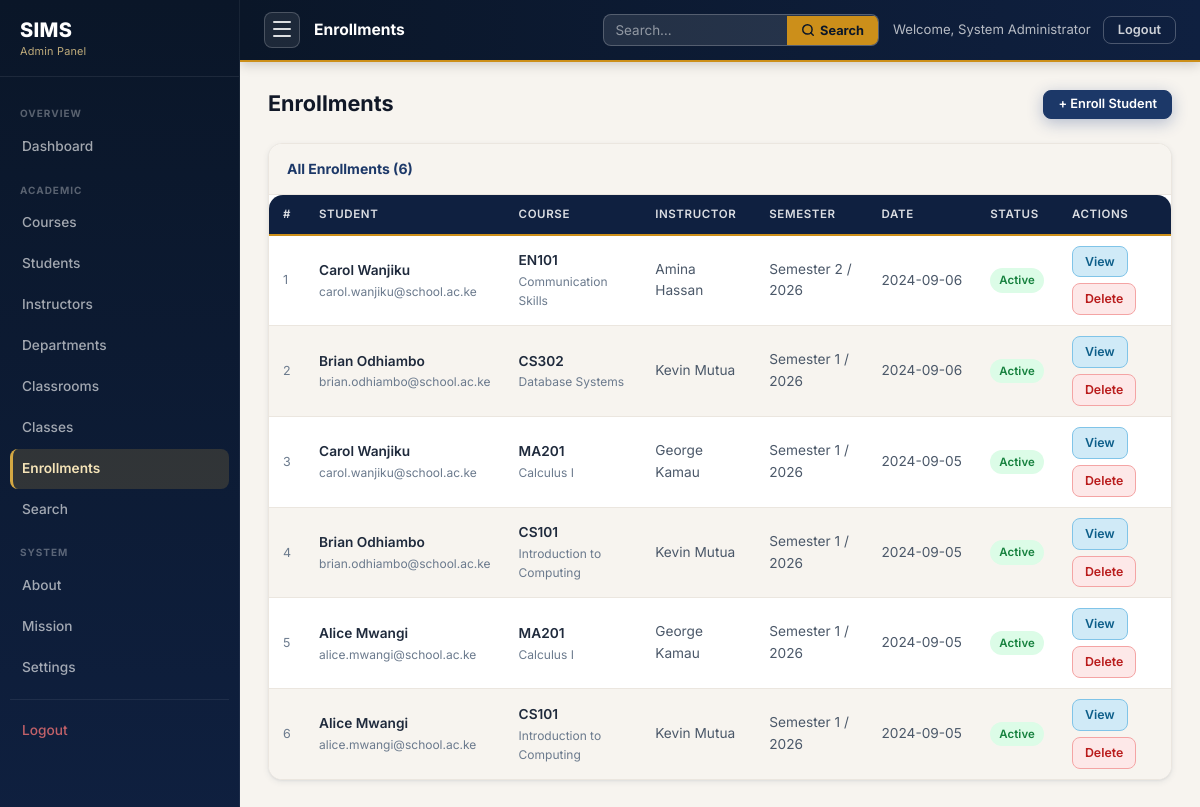
Page /enrollments.php (signed in) on the committed database.
### tables this page shows
CREATE TABLE enrollments (
    enrollment_id   INT        NOT NULL AUTO_INCREMENT,
    student_id      INT        NOT NULL,
    class_id        INT        NOT NULL,
    enrollment_date DATE       NOT NULL,
    status          VARCHAR(20) NOT NULL DEFAULT 'Active'
                        COMMENT 'Active | Withdrawn | Completed',

    CONSTRAINT pk_enrollments  PRIMARY KEY (enrollment_id),
    CONSTRAINT uq_enrollment   UNIQUE (student_id, class_id),
    CONSTRAINT fk_enroll_student
        FOREIGN KEY (student_id)
        REFERENCES students(student_id)
        ON DELETE CASCADE
        ON UPDATE CASCADE,
    CONSTRAINT fk_enroll_class
        FOREIGN KEY (class_id)
        REFERENCES classes(class_id)
        ON DELETE CASCADE
        ON UPDATE CASCADE
);

CREATE TABLE students (
    student_id     INT          NOT NULL AUTO_INCREMENT,
    reg_number     VARCHAR(20)  NOT NULL,
    first_name     VARCHAR(100) NOT NULL,
    last_name      VARCHAR(100) NOT NULL,
    email          VARCHAR(150) NOT NULL,
    phone          VARCHAR(20)  DEFAULT NULL,
    date_of_birth  DATE         DEFAULT NULL,
    gender         VARCHAR(10)  DEFAULT NULL COMMENT 'e.g. Male, Female, Other',
    admission_date DATE         NOT NULL,

    CONSTRAINT pk_students      PRIMARY KEY (student_id),
    CONSTRAINT uq_student_email UNIQUE (email),
    CONSTRAINT uq_reg_number    UNIQUE (reg_number)
);

CREATE TABLE courses (
    course_id     INT          NOT NULL AUTO_INCREMENT,
    department_id INT          NOT NULL,
    course_code   VARCHAR(20)  NOT NULL,
    course_name   VARCHAR(200) NOT NULL,
    description   TEXT         DEFAULT NULL,
    credits       TINYINT      NOT NULL DEFAULT 3,
    level         VARCHAR(20)  NOT NULL DEFAULT 'Undergraduate'
                      COMMENT 'e.g. Undergraduate, Postgraduate',

    CONSTRAINT pk_courses     PRIMARY KEY (course_id),
    CONSTRAINT uq_course_code UNIQUE (course_code),
    CONSTRAINT fk_course_dept
        FOREIGN KEY (department_id)
        REFERENCES departments(department_id)
        ON DELETE RESTRICT
        ON UPDATE CASCADE
);

CREATE TABLE classes (
    class_id      INT        NOT NULL AUTO_INCREMENT,
    course_id     INT        NOT NULL,
    instructor_id INT        NOT NULL,
    classroom_id  INT        DEFAULT NULL COMMENT 'NULL for online classes',
    semester      VARCHAR(20) NOT NULL    COMMENT 'e.g. Semester 1, Semester 2',
    academic_year YEAR        NOT NULL,
    schedule_day  VARCHAR(50) NOT NULL    COMMENT 'e.g. Monday / Wednesday',
    start_time    TIME        NOT NULL,
    end_time      TIME        NOT NULL,
    max_students  SMALLINT    NOT NULL DEFAULT 40,

    CONSTRAINT pk_classes        PRIMARY KEY (class_id),
    CONSTRAINT uq_class_offering UNIQUE (course_id, instructor_id, semester, academic_year),
    CONSTRAINT fk_class_course
        FOREIGN KEY (course_id)
        REFERENCES courses(course_id)
        ON DELETE RESTRICT
        ON UPDATE CASCADE,
    CONSTRAINT fk_class_instructor
        FOREIGN KEY (instructor_id)
        REFERENCES instructors(instructor_id)
        ON DELETE RESTRICT
        ON UPDATE CASCADE,
    CONSTRAINT fk_class_classroom
        FOREIGN KEY (classroom_id)
        REFERENCES classrooms(classroom_id)
        ON DELETE SET NULL
        ON UPDATE CASCADE
);

### enrollments.php (the view, shortened to what this page needs)
<?php
require_once '../config.php'; require_once 'admin_auth.php';
$enrollments=$pdo->query(
    "SELECT e.enrollment_id, e.enrollment_date, e.status,
            CONCAT(s.first_name,' ',s.last_name) AS student_name, s.email,
            co.course_code, co.course_name, cl.semester, cl.academic_year,
            CONCAT(i.first_name,' ',i.last_name) AS instructor_name
     FROM enrollments e
     JOIN students    s  ON e.student_id    = s.student_id
     JOIN classes     cl ON e.class_id      = cl.class_id
     JOIN courses     co ON cl.course_id    = co.course_id
     JOIN instructors i  ON cl.instructor_id= i.instructor_id
     ORDER BY e.enrollment_date DESC, e.enrollment_id DESC"
)->fetchAll();
require_once '../includes/admin_sidebar.php';
?>
<div class="admin-ph">
  <div class="admin-ph-row">
    <h2 class="admin-ph-title">Enrollments</h2>
    <a href="../enroll_student.php" class="btn btn-primary btn-sm" target="_blank">+ Enroll Student</a>
  </div>
</div>
<div class="admin-table-card">
  <div class="admin-table-toolbar"><span class="admin-table-toolbar-title">All Enrollments (<?=count($enrollments)?>)</span>
  </div>
  <div class="admin-table-wrap">
    <?php if(empty($enrollments)):?>
      <p class="admin-empty">No enrollments recorded yet.</p>
    <?php else:?>
    <table id="enrollments-table">
      <thead>
        <tr><th>#</th><th>Student</th><th>Course</th><th>Instructor</th><th>Semester</th><th>Date</th><th>Status</th><th>Actions</th></tr>
      </thead>
      <tbody>
      <?php foreach($enrollments as $i=>$e):?>
        <tr>
          <td style="color:var(--text-muted);font-size:0.78rem;"><?=$i+1?></td>
          <td>
            <strong><?=htmlspecialchars($e['student_name'],ENT_QUOTES,'UTF-8')?></strong>
            <div style="font-size:0.75rem;color:var(--text-muted);"><?=htmlspecialchars($e['email'],ENT_QUOTES,'UTF-8')?></div>
          </td>
          <td>
            <strong><?=htmlspecialchars($e['course_code'],ENT_QUOTES,'UTF-8')?></strong>
            <div style="font-size:0.75rem;color:var(--text-muted);"><?=htmlspecialchars($e['course_name'],ENT_QUOTES,'UTF-8')?></div>
          </td>
          <td><?=htmlspecialchars($e['instructor_name'],ENT_QUOTES,'UTF-8')?></td>
          <td><?=htmlspecialchars($e['semester'],ENT_QUOTES,'UTF-8')?> / <?=(int)$e['academic_year']?></td>
          <td style="white-space:nowrap;"><?=htmlspecialchars($e['enrollment_date'],ENT_QUOTES,'UTF-8')?></td>
          <td>
            <?php $sc=$e['status']==='Active'?'badge-green':($e['status']==='Completed'?'badge-blue':'badge-red');?>
            <span class="badge <?=$sc?>"><?=htmlspecialchars($e['status'],ENT_QUOTES,'UTF-8')?></span>
          </td>
          <td>
            <div class="act-row">
              <a href="enrollment_view.php?id=<?=(int)$e['enrollment_id']?>" class="btn-view">View</a>
              <a href="enrollment_delete.php?id=<?=(int)$e['enrollment_id']?>" class="btn-delete"
                 onclick="return confirm('Delete this enrollment record?')">Delete</a>
            </div>
          </td>
        </tr>
      <?php endforeach;?>
      </tbody>
    </table>
    <?php endif;?>
  </div>
</div>
<?php require_once '../includes/admin_footer.php'; ?>

### admin.css (style rules this page uses)
.admin-body { background: var(--bg-tinted); display: block; }
.admin-ph { margin-bottom: 24px; }
.admin-ph-row { display: flex; align-items: center; justify-content: space-between; flex-wrap: wrap; gap: 12px; }
.admin-ph-title { font-size: 1.35rem; font-weight: 700; color: var(--text-900); line-height: 1.2; }
.admin-table-card { background: var(--surface); border: 1px solid var(--border-light); border-radius: var(--r-lg); box-shadow: var(--shadow-sm); overflow: hidden; margin-bottom: 24px; }
.admin-table-toolbar { display: flex; align-items: center; justify-content: space-between; flex-wrap: wrap; gap: 12px; padding: 14px 18px; border-bottom: 1px solid var(--border-light); background: var(--bg-tinted); }
.admin-table-toolbar-title { font-size: 0.875rem; font-weight: 700; color: var(--primary); }
.admin-table-wrap { overflow-x: auto; }
.admin-table-wrap table { width: 100%; border-collapse: collapse; font-size: 0.855rem; }
.admin-table-wrap thead tr { background: var(--primary-900); }
.admin-table-wrap thead th { color: rgba(255,255,255,0.85); font-size: 0.72rem; font-weight: 600; text-transform: uppercase; letter-spacing: 0.6px; padding: 10px 14px; text-align: left; white-space: nowrap; border-bottom: 2px solid var(--accent-600); }
.admin-table-wrap tbody tr { border-bottom: 1px solid var(--border-light); transition: background 120ms; }
.admin-table-wrap tbody tr:last-child { border-bottom: none; }
.admin-table-wrap tbody tr:nth-child(even) { background: var(--bg-tinted); }
.admin-table-wrap tbody td { padding: 10px 14px; color: var(--text-secondary); vertical-align: middle; }
.admin-table-wrap tbody td strong { color: var(--text); }
.act-row { display: flex; gap: 6px; flex-wrap: wrap; }
.btn-view { background: var(--info-light); color: var(--info); border: 1px solid var(--info-border); font-size: 0.775rem; padding: 5px 12px; border-radius: var(--r); font-weight: 600; text-decoration: none; white-space: nowrap; display: inline-block; transition: background 140ms; }
.btn-delete { background: var(--error-light); color: var(--error); border: 1px solid var(--error-border); font-size: 0.775rem; padding: 5px 12px; border-radius: var(--r); font-weight: 600; text-decoration: none; white-space: nowrap; display: inline-block; transition: background 140ms; cursor: pointer; }

### rows in the picture
enrollments: student_name "Carol Wanjiku", student.email "carol.wanjiku@school.ac.ke", courses.course_code "EN101", courses.course_name "Communication Skills", instructor_name "Amina Hassan", class.semester "Semester 2", class.academic_year "2026", enrollment_date "2024-09-06", status "Active"
enrollments: student_name "Brian Odhiambo", student.email "brian.odhiambo@school.ac.ke", courses.course_code "CS302", courses.course_name "Database Systems", instructor_name "Kevin Mutua", class.semester "Semester 1", class.academic_year "2026", enrollment_date "2024-09-06", status "Active"
enrollments: student_name "Carol Wanjiku", student.email "carol.wanjiku@school.ac.ke", courses.course_code "MA201", courses.course_name "Calculus I", instructor_name "George Kamau", class.semester "Semester 1", class.academic_year "2026", enrollment_date "2024-09-05", status "Active"
enrollments: student_name "Brian Odhiambo", student.email "brian.odhiambo@school.ac.ke", courses.course_code "CS101", courses.course_name "Introduction to Computing", instructor_name "Kevin Mutua", class.semester "Semester 1", class.academic_year "2026", enrollment_date "2024-09-05", status "Active"
enrollments: student_name "Alice Mwangi", student.email "alice.mwangi@school.ac.ke", courses.course_code "MA201", courses.course_name "Calculus I", instructor_name "George Kamau", class.semester "Semester 1", class.academic_year "2026", enrollment_date "2024-09-05", status "Active"
enrollments: student_name "Alice Mwangi", student.email "alice.mwangi@school.ac.ke", courses.course_code "CS101", courses.course_name "Introduction to Computing", instructor_name "Kevin Mutua", class.semester "Semester 1", class.academic_year "2026", enrollment_date "2024-09-05", status "Active"

### other values in the picture
$label "Dashboard"
$label "Courses"
$label "Students"
$label "Instructors"
$label "Departments"
$label "Classrooms"
$label "Classes"
$label "Enrollments"
$label "Search"
$label "About"
$label "Mission"
$label "Settings"
$pageTitle "Enrollments"
$adminName "System Administrator"
count($enrollments) "6"
